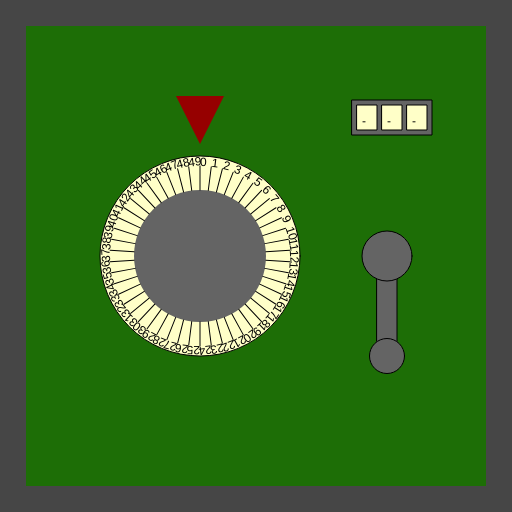
Frame 1 (no input)
Frame 60 (no input): identical to frame 1, image omitted
Frame 120 (the mouse pressed at the canvas centre since frame 60): identical to frame 1, image omitted

The p5.js sketch that drew this single still picture (run headless with seeded random() and noise() and a simulated clock; from frame 60 on, the mouse is pressed at the canvas centre):

// p5.js sketch
// ── sketch.js
/*

Officer: 7315287
CaseNum: 303-1-73608842-7315287

Case 303 - The Case of the Crooked Attorney
Stage 2 - Torvalds' House

This safe is in Torvalds’ home study. Be careful. If you get caught, I don’t know you !

Crack this safe by doing the following:

	When the mouse button is released:
	- Increment ClassifiedBoxComb_A by 1

	When any key is released:
	- Decrement ClassifiedBoxComb_B by 2

	Whilst the mouse is being dragged:
	- Make ClassifiedBoxComb_C equal to the string "XRC"

	When the mouse button is released:
	- Make ClassifiedBoxComb_C equal to the string "OLR"



This time you'll need to create the relevant event handlers yourself.

There are many possible ways of investigating this case, but you
should use ONLY the following commands:

	- The assignment operator aka. the equals sign !
	- Incrementing +=
	- Decrementing -=

*/

//declare the variables

var ClassifiedBoxComb_A;
var ClassifiedBoxComb_B;
var ClassifiedBoxComb_C;


function preload()
{
	//IMAGES WILL BE LOADED HERE

}

function setup()
{
	createCanvas(512,512);

	//initialise the variables
	ClassifiedBoxComb_A = 0;
	ClassifiedBoxComb_B = 0;
	ClassifiedBoxComb_C = "";

}

///////////////////EVENT HANDLERS///////////////////

//Create event handlers here to open the safe ...
// When the mouse button is released:
// 	- Increment ClassifiedBoxComb_A by 1

// 	When any key is released:
// 	- Decrement ClassifiedBoxComb_B by 2

// 	Whilst the mouse is being dragged:
// 	- Make ClassifiedBoxComb_C equal to the string "XRC"

// 	When the mouse button is released:
// 	- Make ClassifiedBoxComb_C equal to the string "OLR"

function mouseReleased( ) {
	ClassifiedBoxComb_A += 1;
	ClassifiedBoxComb_C = 'OLR'
}

function keyReleased( ) {
	ClassifiedBoxComb_B -=2;
 
}

function mouseDragged() {
	ClassifiedBoxComb_C = 'XRC';
}



///////////////DO NOT CHANGE CODE BELOW THIS POINT///////////////////

function draw()
{

	//Draw the safe door
	background(70);
	noStroke();
	fill(29,110,6);
	rect(26,26,width-52,width-52);

	//Draw the combination dial
	push();
	translate(200,height/2);
	drawDial(200, ClassifiedBoxComb_A, 50);
	pop();

	//Draw the lever
	push();
	translate(width - 125,256);
	drawLever(ClassifiedBoxComb_B);
	pop();

	//Draw the spinner
	push();
	translate(width - 120,100);
	drawSpinner(3, ClassifiedBoxComb_C);
	pop();

}

function drawDial(diameter,num,maxNum)
{
	//the combination lock

	var r = diameter * 0.5;
	var p = r * 0.6;

	stroke(0);
	fill(255,255,200);
	ellipse(0,0,diameter,diameter);
	fill(100);
	noStroke();
	ellipse(0,0,diameter*0.66,diameter*0.66);
	fill(150,0,0);
	triangle(
		-p * 0.4,-r-p,
		p * 0.4,-r-p,
		0,-r-p/5
	);

	noStroke();

	push();
	var inc = 360/maxNum;

	rotate(radians(-num * inc));
	for(var i = 0; i < maxNum; i++)
	{
		push();
		rotate(radians(i * inc));
		stroke(0);
		line(0,-r*0.66,0,-(r-10));
		noStroke();
		fill(0);
		text(i,0,-(r-10));
		pop();
	}

	pop();
}

function drawLever(rot)
{
	push();
	rotate(radians(-rot))
	stroke(0);
	fill(100);
	rect(-10,0,20,100);
	ellipse(0,0,50,50);
	ellipse(0,100,35,35);
	pop();
}

function drawSpinner(numSpinners, val)
{
	var sw = 20;
	var ow = (sw + 5) * numSpinners + 5;
	stroke(0);
	fill(100);
	rect(-ow/2,0,ow,35);
	if(typeof(val) == "number")
	{
		val = floor(val).toString(); //convert to string
	}


	for(var d = numSpinners - val.length; d > 0; d--)
	{
		val = "-" + val;
	}

	for(var i = 0; i < numSpinners; i++)
	{
		stroke(0);
		fill(255,255,200);
		rect(-ow/2 + i * (sw + 5) + 5,5,20,25);
		fill(0);
		noStroke();
		text(val[i],-ow/2 + sw/2 + i * (sw +5),25);
	}

}
